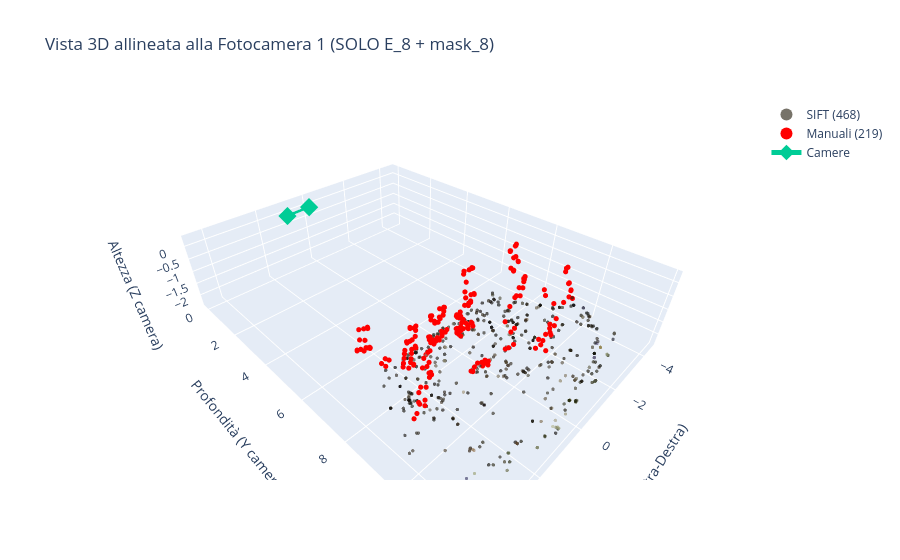

The cell this chart's notebook holds for it:
### Code cell
import os
import sys
import numpy as np
import cv2
import plotly.graph_objects as go

# Camera overlay: OFF by default. Enable with: python step3_reconstruct_and_visualize_plotly.py --cameras
SHOW_CAMERAS = True

IMG1_PATH = "object/img1.JPG"
CALIB_PATH = "camera_calib.npz"
E_RES_PATH = "outputs/E_results.npz"

OUT_DIR = "outputs"
os.makedirs(OUT_DIR, exist_ok=True)

img1 = cv2.imread(IMG1_PATH)
assert img1 is not None, "Errore caricamento img1."
img1_rgb = cv2.cvtColor(img1, cv2.COLOR_BGR2RGB)

cal = np.load(CALIB_PATH)
K = cal["K"].astype(np.float64)
dist = cal["dist"].astype(np.float64)

# Undistort img1 for correct color sampling of non-manual points
img1_u = cv2.undistort(img1, K, dist)
img1_u_rgb = cv2.cvtColor(img1_u, cv2.COLOR_BGR2RGB)

res = np.load(E_RES_PATH, allow_pickle=True)

# ============================================================
# USA SOLO LA TUA SOLUZIONE (E_8 + mask_8)
# ============================================================
if "E_8" not in res:
    raise RuntimeError("E_8 non presente in E_results.npz: rigenera lo step2 salvando E_8.")
E = res["E_8"].astype(np.float64)

if "mask_8" not in res:
    raise RuntimeError(
        "mask_8 non presente in E_results.npz.\n"
        "Rigenera E_results.npz con lo step2 che salva mask_8."
    )
mask_in = res["mask_8"].astype(bool)
print("✅ Uso SOLO E_8 + mask_8 (nessun fallback su OpenCV)")

# ------------------------------------------------------------
# Caricamento punti
# ------------------------------------------------------------
if "pts1_px" not in res or "pts1_norm" not in res or "pts2_norm" not in res:
    raise RuntimeError(
        "Nel file E_results.npz mancano pts1_px / pts1_norm / pts2_norm.\n"
        "Assicurati che step2 salvi questi array."
    )

pts1_px = res["pts1_px"].astype(np.float64)
pts1_norm = res["pts1_norm"].astype(np.float64)
pts2_norm = res["pts2_norm"].astype(np.float64)

src_is_manual = res["src_is_manual"].astype(bool) if "src_is_manual" in res else np.zeros(len(pts1_px), dtype=bool)

# Applica solo la tua mask_8
pts1_n = pts1_norm[mask_in].reshape(-1, 1, 2)
pts2_n = pts2_norm[mask_in].reshape(-1, 1, 2)
pts1_p = pts1_px[mask_in]
is_manual = src_is_manual[mask_in]

# ------------------------------------------------------------
# recoverPose con la tua E_8 (cameraMatrix = I perché punti norm)
# ------------------------------------------------------------
retval, R, t, mask_pose = cv2.recoverPose(E, pts1_n, pts2_n, np.eye(3))
mask_pose = mask_pose.ravel().astype(bool)

pts1_final_n = pts1_n[mask_pose].reshape(-1, 2)
pts2_final_n = pts2_n[mask_pose].reshape(-1, 2)
pts1_final_px = pts1_p[mask_pose].astype(np.int32)
is_manual_final = is_manual[mask_pose]

# ------------------------------------------------------------
# Triangolazione (coordinate normalizzate)
# ------------------------------------------------------------
P1 = np.hstack([np.eye(3), np.zeros((3, 1))])
P2 = np.hstack([R, t])

X_h = cv2.triangulatePoints(P1, P2, pts1_final_n.T, pts2_final_n.T)
X = (X_h[:3, :] / (X_h[3, :] + 1e-12)).T

# Colori: campionati correttamente per NON manuali sull'immagine UNDISTORTED
# (i manuali restano rossi in plot, quindi il loro colore qui è irrilevante ma lo teniamo coerente)
pts1_final_u_px = cv2.undistortPoints(
    pts1_final_px.reshape(-1, 1, 2).astype(np.float64),
    K, dist, P=K
).reshape(-1, 2)
pts1_final_u_px = np.rint(pts1_final_u_px).astype(np.int32)

colors_rgb = []
h0, w0 = img1_rgb.shape[:2]
h1, w1 = img1_u_rgb.shape[:2]
for i, pt in enumerate(pts1_final_px):
    if is_manual_final[i]:
        u, v = int(pt[0]), int(pt[1])
        v = int(np.clip(v, 0, h0 - 1))
        u = int(np.clip(u, 0, w0 - 1))
        c = img1_rgb[v, u] / 255.0
    else:
        u, v = int(pts1_final_u_px[i, 0]), int(pts1_final_u_px[i, 1])
        v = int(np.clip(v, 0, h1 - 1))
        u = int(np.clip(u, 0, w1 - 1))
        c = img1_u_rgb[v, u] / 255.0
    colors_rgb.append(c)
colors_rgb = np.asarray(colors_rgb, dtype=np.float64)

# ------------------ FILTRI ------------------
X2 = (R @ X.T + t).T
mask_cheir = (X[:, 2] > 0) & (X2[:, 2] > 0)

dists_all = np.linalg.norm(X, axis=1)
th = np.quantile(dists_all[mask_cheir], 0.9) if np.sum(mask_cheir) > 0 else np.inf
mask_dist = dists_all < th

mask_keep = mask_cheir & mask_dist
X = X[mask_keep]
colors_rgb = colors_rgb[mask_keep]
is_manual_final = is_manual_final[mask_keep]

n_sift = int(np.sum(~is_manual_final))
n_manual = int(np.sum(is_manual_final))
print(f"Punti ricostruiti: {len(X)} (SIFT={n_sift}, MANUAL={n_manual})")

# ------------------ TRANSFORM PLOT ------------------
def transform_to_plot(pts):
    # Stessa tua convenzione: (x, z, -y)
    x_p = pts[:, 0]
    y_p = pts[:, 2]
    z_p = -pts[:, 1]
    return x_p, y_p, z_p

def camera_center_from_Rt(R, t):
    return (-R.T @ t).reshape(3)

def rgb_str(c):
    r, g, b = (np.clip(c, 0, 1) * 255).astype(int)
    return f"rgb({r},{g},{b})"

sift_mask = ~is_manual_final
manual_mask = is_manual_final

data = []

# SIFT cloud (colorata)
if np.sum(sift_mask) > 0:
    xs, ys, zs = transform_to_plot(X[sift_mask])
    cols = [rgb_str(c) for c in colors_rgb[sift_mask]]
    data.append(go.Scatter3d(
        x=xs, y=ys, z=zs,
        mode="markers",
        name=f"SIFT ({n_sift})",
        marker=dict(size=2, color=cols, opacity=0.65)
    ))

# Manual (rossi)
if np.sum(manual_mask) > 0:
    xm, ym, zm = transform_to_plot(X[manual_mask])
    data.append(go.Scatter3d(
        x=xm, y=ym, z=zm,
        mode="markers",
        name=f"Manuali ({n_manual})",
        marker=dict(size=3, color="red", opacity=1.0)
    ))

# Camere (opzionale)
if SHOW_CAMERAS:
    C1 = np.zeros(3)
    C2 = camera_center_from_Rt(R, t)
    C_plot = np.vstack([C1, C2])
    xc, yc, zc = transform_to_plot(C_plot)

    data.append(go.Scatter3d(
        x=xc, y=yc, z=zc,
        mode="markers+lines",
        name="Camere",
        marker=dict(size=6, symbol="diamond"),
        line=dict(width=5)
    ))

fig = go.Figure(data=data)

fig.update_layout(
    title="Vista 3D allineata alla Fotocamera 1 (SOLO E_8 + mask_8)",
    scene=dict(
        xaxis_title="X (Sinistra-Destra)",
        yaxis_title="Profondità (Y camera)",
        zaxis_title="Altezza (Z camera)",
        aspectmode="data"  # scala coerente tra assi
    ),
    legend=dict(itemsizing="constant")
)

fig.show()

### Figure 1 — Plotly figure (JSON) as saved in the notebook; plotly's stock layout.template omitted (floating-point values rounded to 4 significant figures; data arrays with more than 128 entries replaced by an {"elided": "..."} marker saying what was removed)
{"data": [{"marker": {"color": {"elided": "468 str values"}, "opacity": 0.65, "size": 2}, "mode": "markers", "name": "SIFT (468)", "type": "scatter3d", "x": {"elided": "468 float values"}, "y": {"elided": "468 float values"}, "z": {"elided": "468 float values"}}, {"marker": {"color": "red", "opacity": 1, "size": 3}, "mode": "markers", "name": "Manuali (219)", "type": "scatter3d", "x": {"elided": "219 float values"}, "y": {"elided": "219 float values"}, "z": {"elided": "219 float values"}}, {"line": {"width": 5}, "marker": {"size": 6, "symbol": "diamond"}, "mode": "markers+lines", "name": "Camere", "type": "scatter3d", "x": [0.0, 0.9989], "y": [0.0, 0.04182], "z": [-0.0, -0.01911]}], "layout": {"legend": {"itemsizing": "constant"}, "scene": {"aspectmode": "data", "xaxis": {"title": {"text": "X (Sinistra-Destra)"}}, "yaxis": {"title": {"text": "Profondità (Y camera)"}}, "zaxis": {"title": {"text": "Altezza (Z camera)"}}}, "title": {"text": "Vista 3D allineata alla Fotocamera 1 (SOLO E_8 + mask_8)"}}}
